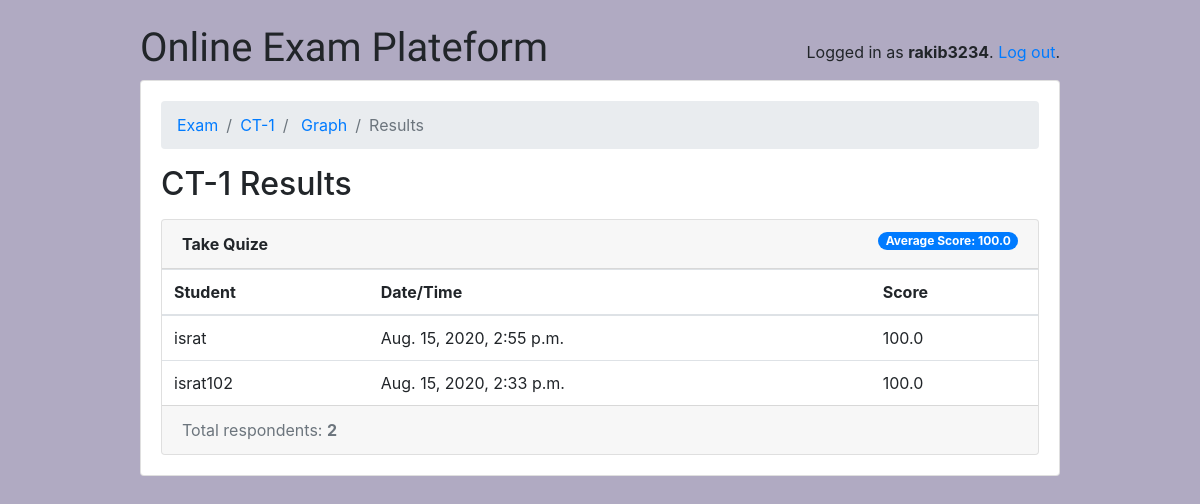
Screenshot of /teachers/quiz/1/results/ (signed in) with the database file from the repository.
### classroom/models.py (models this page shows, shortened)
class User(AbstractUser):
    is_student = models.BooleanField(default=False)
    is_teacher = models.BooleanField(default=False)

class Quiz(models.Model):
    owner = models.ForeignKey(User, on_delete=models.CASCADE, related_name='quizzes')
    name = models.CharField(max_length=255)
    subject = models.ForeignKey(Subject, on_delete=models.CASCADE, related_name='quizzes')

class TakenQuiz(models.Model):
    student = models.ForeignKey(Student, on_delete=models.CASCADE, related_name='taken_quizzes')
    quiz = models.ForeignKey(Quiz, on_delete=models.CASCADE, related_name='taken_quizzes')
    score = models.FloatField()
    date = models.DateTimeField(default=datetime.now,blank=True)

class Student(models.Model):
    user = models.OneToOneField(User, on_delete=models.CASCADE, primary_key=True)
    quizzes = models.ManyToManyField(Quiz, through='TakenQuiz')
    interests = models.ManyToManyField(Subject, related_name='interested_students')

### classroom/views/teachers.py (the view)
# urls.py: path('quiz/<int:pk>/results/', teachers.QuizResultsView.as_view(), name='quiz_results'),
@method_decorator([login_required, teacher_required], name='dispatch')
class QuizResultsView(DetailView):
    model = Quiz
    context_object_name = 'quiz'
    template_name = 'classroom/teachers/quiz_results.html'
    def get_context_data(self, **kwargs):
        quiz = self.get_object()
        taken_quizzes = quiz.taken_quizzes.select_related('student__user').order_by('-date')
        total_taken_quizzes = taken_quizzes.count()
        quiz_score = quiz.taken_quizzes.aggregate(average_score=Avg('score'))
        extra_context = {
            'taken_quizzes': taken_quizzes,
            'total_taken_quizzes': total_taken_quizzes,
            'quiz_score': quiz_score
        }
        kwargs.update(extra_context)
        return super().get_context_data(**kwargs)
    def get_queryset(self):
        return self.request.user.quizzes.all()

### classroom/templates/classroom/teachers/quiz_results.html
{% extends 'base.html' %}
{% load crispy_forms_tags humanize %}
{% block content %}
  <nav aria-label="breadcrumb">
    <ol class="breadcrumb">
      <li class="breadcrumb-item"><a href="{% url 'teachers:quiz_change_list' %}">Exam</a></li>
      <li class="breadcrumb-item"><a href="{% url 'teachers:quiz_change' quiz.pk %}">{{ quiz.name }}</a></li>
       <li class="breadcrumb-item"><a href="{% url 'teachers:pie-chart' %}"> Graph</a></li>
      <li class="breadcrumb-item active" aria-current="page">Results</li>
    </ol>
  </nav>
  <h2 class="mb-3">{{ quiz.name }} Results</h2>
  <div class="card">
    <div class="card-header">
      <strong>Take Quize</strong>
      <span class="badge badge-pill badge-primary float-right">Average Score: {{ quiz_score.average_score|default_if_none:0.0 }}</span>
    </div>
    <table class="table mb-0">
      <thead>
        <tr>
          <th>Student</th>
          <th>Date/Time</th>
          <th>Score</th>
        </tr>
      </thead>
      <tbody>
        {% for taken_quiz in taken_quizzes %}
          <tr>
            <td>{{ taken_quiz.student.user.username }}</td>
            <td>{{ taken_quiz.date }}</td>
            <td>{{ taken_quiz.score }}</td>
          </tr>
        {% endfor %}
      </tbody>
    </table>
    <div class="card-footer text-muted">
      Total respondents: <strong>{{ total_taken_quizzes }}</strong>
    </div>
  </div>
{% endblock %}

### templates/base.html (shortened to what this page needs)
{% load static %}
<html lang="en">
  <head>
    <link rel="stylesheet" href="https://maxcdn.bootstrapcdn.com/bootstrap/4.0.0/css/bootstrap.min.css">
    <link rel="stylesheet" type="text/css" href="{% static 'css/app.css' %}">
    {% if user.is_authenticated and user.is_teacher %}
      <link rel="stylesheet" type="text/css" href="{% static 'css/teachers.css' %}">
    {% else %}
      <link rel="stylesheet" type="text/css" href="{% static 'css/students.css' %}">
    {% endif %}
  </head>
  <body>
    <div class="container my-4">
      <div class="row justify-content-center">
        <div class="col-md-10 col-sm-12">
          <div class="row">
            <div class="col-6">
              <h1 class="logo">
                <a href="{% url 'home' %}">
                 Online Exam Plateform
                </a>
              </h1>
            </div>
            <div class="col-6 text-right">
              {% if user.is_authenticated %}
                <p class="pt-3">Logged in as <strong>{{ user.username }}</strong>. <a href="{% url 'logout' %}">Log out</a>.</p>
              {% else %}
                <a href="{% url 'login' %}" class="btn btn-light" role="button">Log in</a>
                <a href="{% url 'signup' %}" class="btn btn-primary" role="button">Sign up</a>
              {% endif %}
            </div>
          </div>
          <div class="card mb-3">
            <div class="card-body">
              {% block content %}
              {% endblock %}
            </div>
          </div>
        </div>
      </div>
    </div>
  </body>
</html>

### static/css/app.css (style rules this page uses)
.logo { font-family: 'Clicker Script', cursive; }
.logo a { color: #212529; text-decoration: none; }

### static/css/teachers.css (style rules this page uses)
body { background-color: #b0aac2; }

### rows the page displays
User: username "rakib3234"
Quiz: name "CT-1"
TakenQuiz: student.user.username "israt", date "Aug. 15, 2020, 2:55 p.m.", score "100.0"
TakenQuiz: student.user.username "israt102", date "Aug. 15, 2020, 2:33 p.m.", score "100.0"

### other values shown
{{ quiz_score.average_score|default_if_none:0.0 }} "100.0"
{{ total_taken_quizzes }} "2"
